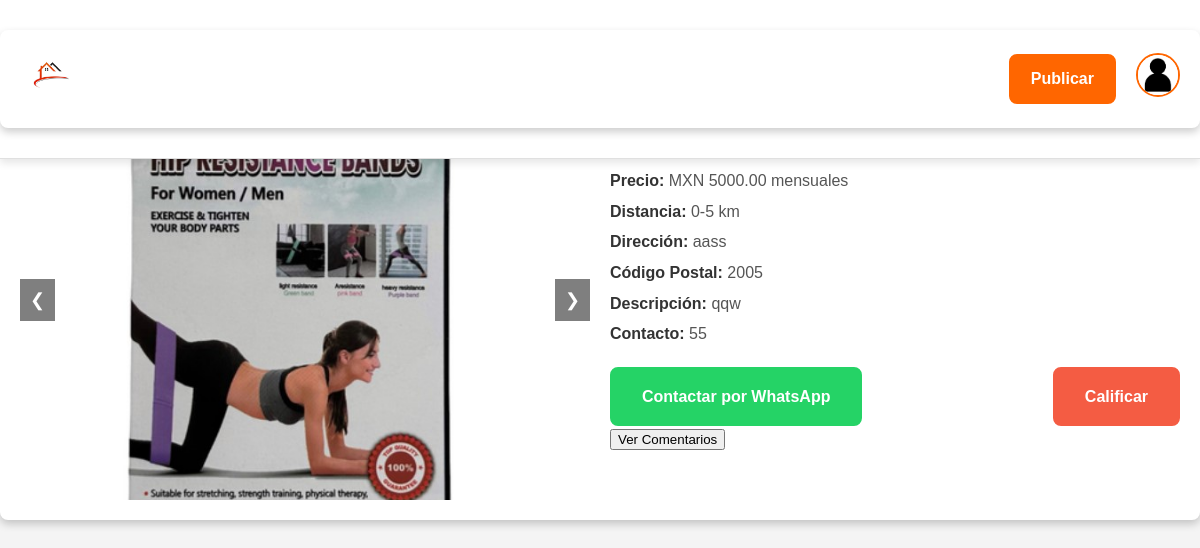
Page /inmueble/2/ on the committed database.
### listings/models.py (models this page shows, shortened)
class ImagenInmueble(models.Model):
    inmueble = models.ForeignKey(Inmueble, related_name='imagenes', on_delete=models.CASCADE)
    imagen = models.ImageField(upload_to='inmuebles/imagenes/')

class Inmueble(models.Model):
    TIPOS_INMUEBLE = [
        ('Departamento', 'Departamento'),
        ('Casa', 'Casa'),
        ('Cuarto', 'Cuarto'),
    ]
    DISTANCIAS = [
        ('0-5 km', '0-5 km'),
        ('5-10 km', '5-10 km'),
        ('10-15 km', '10-15 km'),
    ]
    usuario = models.ForeignKey(User, on_delete=models.CASCADE, related_name='inmuebles')
    tipo_inmueble = models.CharField(max_length=50, choices=TIPOS_INMUEBLE)
    distancia = models.CharField(max_length=50, choices=DISTANCIAS)
    direccion = models.CharField(max_length=255)
    codigo_postal = models.CharField(max_length=10)
    descripcion = models.TextField()
    precio = models.DecimalField(max_digits=10, decimal_places=2)
    numero_contacto = models.CharField(max_length=15)
    calificacion = models.DecimalField(max_digits=3, decimal_places=2, null=True, blank=True)
    arrendador = models.ForeignKey(User, on_delete=models.SET_NULL, null=True, blank=True, related_name="arrendados")
    arrendatario = models.ForeignKey(User, on_delete=models.SET_NULL, null=True, blank=True, related_name="alquileres")
    usuario = models.ForeignKey(settings.AUTH_USER_MODEL, on_delete=models.CASCADE)

### listings/views.py (the view)
# urls.py: path('inmueble/<int:inmueble_id>/', views.inmueble_detalle, name='inmueble_detalle'),
def inmueble_detalle(request, inmueble_id):
    inmueble = get_object_or_404(Inmueble, id=inmueble_id)
    comentarios = Calificacion.objects.filter(inmueble=inmueble)
    comentario_form = CalificacionForm()
    context = {
        'inmueble': inmueble,
        'imagenes': inmueble.imagenes.all(),
        'comentarios': comentarios,
        'comentario_form': comentario_form
    }
    return render(request, 'inmueble_detalle.html', context)

### listings/templates/inmueble_detalle.html (shortened to what this page needs)
{% extends 'base.html' %}
{% load static %}
{% block extra_css %}
<link rel="stylesheet" href="{% static 'css/inmueble_detalle.css' %}">
{% endblock %}
{% block content %}
<div class="container">
    <div class="carousel">
        {% for imagen in imagenes %}
        <img src="{{ imagen.imagen.url }}" alt="Imagen del inmueble" class="{% if forloop.first %}active{% endif %}">
        {% endfor %}
        <div class="carousel-controls">
            <button onclick="prevImage()">❮</button>
            <button onclick="nextImage()">❯</button>
        </div>
    </div>
    <div class="details">
        <h2>{{ inmueble.tipo_inmueble }}</h2>
        <p><strong>Precio:</strong> MXN {{ inmueble.precio }} mensuales</p>
        <p><strong>Distancia:</strong> {{ inmueble.distancia }}</p>
        <p><strong>Dirección:</strong> {{ inmueble.direccion }}</p>
        <p><strong>Código Postal:</strong> {{ inmueble.codigo_postal }}</p>
        <p><strong>Descripción:</strong> {{ inmueble.descripcion }}</p>
        <p><strong>Contacto:</strong> {{ inmueble.numero_contacto }}</p>
        <div class="buttons">
            <a class="whatsapp" href="https://wa.me/{{ inmueble.numero_contacto|default:'' }}" target="_blank">
                Contactar por WhatsApp
            </a>
            <a class="calificar" href="{% url 'calificar_inmueble' inmueble.id %}">
                Calificar
            </a>
        </div>
        <button id="btnComentarios">Ver Comentarios</button>
    </div>
</div>
{% endblock %}

### static/css/styles.css (style rules this page uses)
body { font-family: 'Arial', sans-serif; margin: 0; padding: 0; background-color: #f4f4f4; color: #333; line-height: 1.6; box-sizing: border-box; padding-top: 80px; }
.container { max-width: 1200px; margin: 0 auto; padding: 0 20px; }

### static/css/inmueble_detalle.css (style rules this page uses)
body { font-family: Arial, sans-serif; margin: 0; padding: 0; background-color: #f4f4f4; }
.container { max-width: 1500px; margin: 20px auto; background: #fff; padding: 20px; box-shadow: 0 4px 8px rgba(0, 0, 0, 0.2); border-radius: 8px; display: flex; gap: 20px; }
.carousel { flex: 1; position: relative; overflow: hidden; border-radius: 8px; max-height: 400px; }
.carousel img { width: 100%; height: 100%; object-fit: cover; display: none; }
.carousel img.active { display: block; }
.carousel-controls { position: absolute; top: 50%; width: 100%; display: flex; justify-content: space-between; transform: translateY(-50%); }
.carousel-controls button { background: rgba(0, 0, 0, 0.5); border: none; color: white; font-size: 18px; padding: 10px; cursor: pointer; }
.details { flex: 1; }
.details h2 { font-size: 24px; color: #333; margin-bottom: 10px; }
.details p { margin: 5px 0; color: #555; }
.details strong { color: #333; }
.buttons { display: flex; justify-content: space-between; margin-top: 20px; }
.buttons a { text-decoration: none; font-size: 16px; font-weight: bold; padding: 15px 30px; border-radius: 8px; display: inline-block; text-align: center; transition: background-color 0.3s ease; }
.whatsapp { background-color: #25d366; color: #fff; border: 2px solid #25d366; }
.calificar { background-color: #f45c43; color: #fff; border: 2px solid #f45c43; }

### rows in the picture
ImagenInmueble: imagen (picture)
Inmueble: precio "5000.00", distancia "0-5 km", direccion "aass", codigo_postal "2005", descripcion "qqw", numero_contacto "55"
